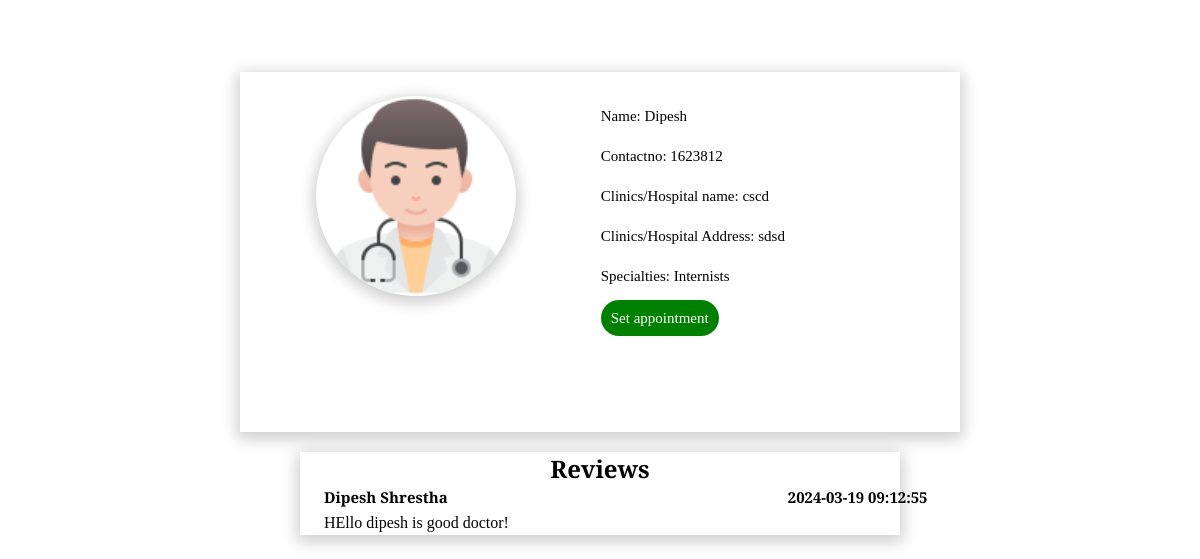
The page /Book.php?doctor_id=1 on the database its author committed.
### tables this page shows
CREATE TABLE `doctors` (
  `d_id` int NOT NULL,
  `d_fullname` varchar(255) NOT NULL,
  `d_username` varchar(255) NOT NULL,
  `d_email` varchar(255) NOT NULL,
  `d_phone` bigint NOT NULL,
  `d_password` varchar(255) NOT NULL,
  `d_category` varchar(255) NOT NULL,
  `d_cilinics` varchar(255) NOT NULL,
  `d_clocation` varchar(255) NOT NULL,
  `d_imagesource` varchar(250) NOT NULL,
  `d_image` varchar(200) NOT NULL,
  `d_experienced` int NOT NULL,
  `d_qualification` varchar(200) NOT NULL
);

CREATE TABLE `users` (
  `u_id` int NOT NULL,
  `u_firstname` varchar(50) NOT NULL,
  `u_lastname` varchar(200) NOT NULL,
  `u_username` varchar(50) NOT NULL,
  `u_email` varchar(50) NOT NULL,
  `u_address` varchar(50) NOT NULL,
  `u_phone` bigint NOT NULL,
  `u_password` varchar(255) NOT NULL,
  `u_dob` date NOT NULL
);

CREATE TABLE `review` (
  `r_id` int NOT NULL,
  `d_id` int NOT NULL,
  `u_id` int NOT NULL,
  `r_comment` varchar(200) NOT NULL,
  `r_datetime` datetime NOT NULL DEFAULT CURRENT_TIMESTAMP
);

### classes/doctor_data.php (called while the page is built, shortened)
<?php
class doctorData extends dbh_connection{
    public function get_Doctor_info($doctorid){
        $query = 'SELECT * FROM doctors WHERE d_id=?';
        $stmt = $this->connect()->prepare($query);
        if(!$stmt->execute([$doctorid])){
            header('location:../index.php?stmtfailed');
            exit();
        }
        $doctorData = $stmt->fetchAll();
        return $doctorData;
    }
}
$d_data = new doctorData();
?>

### includes/dbh.inc.php (called while the page is built)
<?php
class dbh_connection{
    protected function connect(){
        try{
            $host = 'localhost';
            $username = 'root';
            $password = 'newpassword';
            $dbname = 'Appointment';
            $pdo = new PDO("mysql:host=$host;dbname=$dbname",$username,$password);
            $pdo->setAttribute(PDO::ATTR_ERRMODE, PDO::ERRMODE_EXCEPTION);
            return $pdo;
        }
        catch(PDOException $e){
            die(''.$e->getMessage());
        }
    }
}
?>

### classes/review_classes.php (called while the page is built, shortened)
<?php
class Review_classes extends dbh_connection{
    public function get_review($doctorid){
        $query = 'SELECT * FROM review WHERE d_id = ?';
        $stmt = $this->connect()->prepare($query);
        if(!$stmt->execute([$doctorid])){
            header("location:../index.php?stmtfailed");
            exit();
        }
        $review = $stmt->fetchAll();
        return $review;
    }
    public function get_fullname($userid){
        $query = 'SELECT u_firstname,u_lastname FROM users WHERE u_id=?';
        $stmt = $this->connect()->prepare($query);
        if(!$stmt->execute([$userid])){
            header("location:../index.php?stmtfailed");
            exit();
        }
        $user_fullname = $stmt->fetchAll();
        return $user_fullname;
    }
}
?>

### Book.php (the view, shortened to what this page needs)
<!DOCTYPE html>
<html lang="en">
<head>
    <link rel="stylesheet" href="css/book.css">
</head>
<body>
    <?php
    require_once ('includes/dbh.inc.php');
    include ('classes/doctor_data.php');
    ?>
    <div class="book_container">
        <?php
          $doctorid = null;
        if (isset ($_GET['doctor_id'])) {
            $doctorid = $_GET['doctor_id'];
            $doctor_info = $d_data->get_Doctor_info($doctorid);
            if ($doctor_info) {
                echo '
    <div class="content">
        <div class="book_content">
            <div class="doctor_img"> ';
                foreach ($doctor_info as $key => $doctor) {
                    $doctorid = $doctor['d_id'];
                    echo '
            <img src=" '. $doctor['d_image'] . '" alt="">
            </div>
            <div class="info">
                <p>Name:' . ' ' . $doctor['d_fullname'] . ' </p>
                <p>Contactno:' . ' ' . $doctor['d_phone'] . '</p>
                <p>Clinics/Hospital name:' . ' ' . $doctor['d_cilinics'] . '</p>
                <p>Clinics/Hospital Address:' . ' ' . $doctor['d_clocation'] . '</p>
                <p>Specialties:' . ' ' . $doctor['d_category'] . '</p>
                <a href="appointment.php?doctor_id=' . $doctorid . '">Set appointment</a>
                </div>
                </div>
                </div>';
                }
            }
        }
        ?>
    <?php
    include 'classes/review_classes.php';
    if($doctorid){
    echo '
        <div id="review_section" class="review_box">
            <h2>Reviews</h2>
            <div class="review_list">';
         $review = new Review_classes();
         $review_data = $review->get_review($doctorid);
         if($review_data){
         foreach ($review_data as $key => $reviews ) {
            $user_id = $reviews['u_id'];
            $user_info = $review->get_fullname($user_id);
             foreach ($user_info as $key => $user_fullname) {
                $user_firstname = $user_fullname['u_firstname'];
                $user_lastname = $user_fullname['u_lastname'];
             }
            }
            echo '
             <p class="name">'.$user_firstname.' '.$user_lastname.' <span id="Date">'.$reviews['r_datetime'].'</span></p>
             <p id="review">'.$reviews['r_comment'].' </p>
             ';
         }
    }
        ?>
            </div>
        </div>
</body>
</html>

### css/book.css (style rules this page uses)
* { margin: 0; padding: 0; font-family: "Roboto Serif", serif; }
body { height: 1000px; }
.content { height: 45vh; width: 60vw; margin: 0 auto; box-shadow: 0px 4px 15px 3px rgba(0,0,0,0.2); }
.book_content { display: flex; margin-left:30%; margin-top: 10% }
.doctor_img > img { position: relative; top: 10%; right: 70%; width: 200px; border-radius: 100px; box-shadow: 0px 4px 15px 3px rgba(0,0,0,0.2); }
.info { line-height: 40px; font-size: 20px; }
.info > p,a { position: relative; top: 10%; right: 30%; }
.info > p { font-size: 15px; }
.info>a { text-decoration: none; background-color: green; color: #fff; border-radius: 20px; font-size: 15px; padding:10px; width: 10px; }
#review_section { width: 50vw; margin: 20px auto; box-shadow: 0px 4px 15px 3px rgba(0,0,0,0.2); }
#review_section h2 { text-align: center; }
.review_list { line-height: 25px; width: 40vw; position: relative; }
.name { position: relative; left: 5%; font-size: 15px; font-weight: bold; }
#Date { position: relative; left: 70%; }
#review { position: relative; left: 5%; top: 10%; }

### rows shown on the page
doctors: d_fullname "Dipesh", d_phone "1623812", d_cilinics "cscd", d_clocation "sdsd", d_category "Internists"
users: u_firstname "Dipesh", u_lastname "Shrestha"
review: r_datetime "2024-03-19 09:12:55", r_comment "HEllo dipesh is good doctor!"
